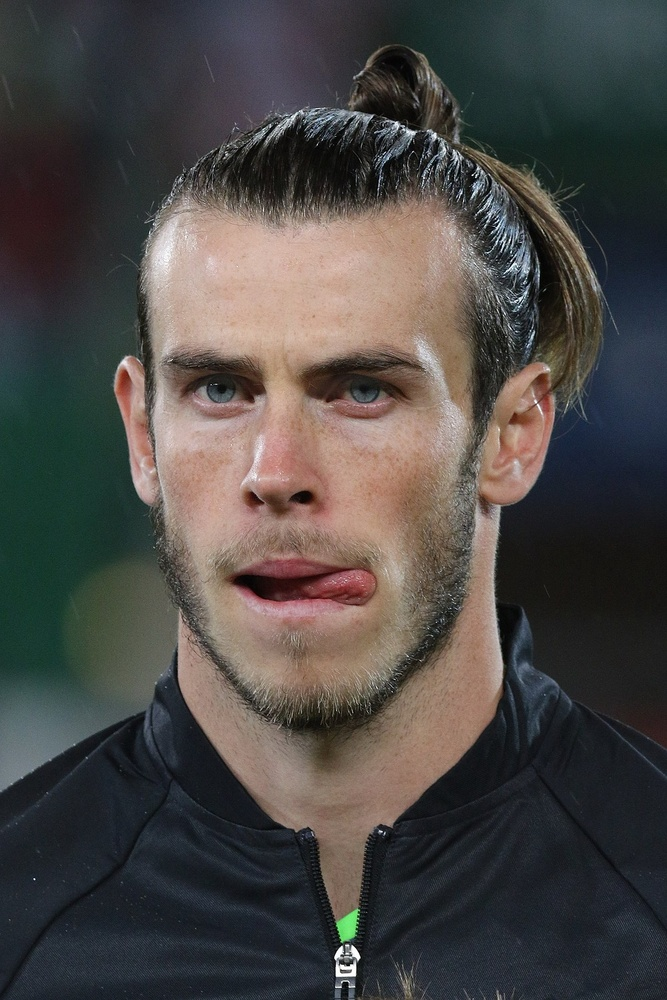
#> input picture train/bale/bale_1.jpg, 667 x 1000 px, shrunk from 1200 x 1800 before the run, found by its file name; its folder holds only this picture in this run
$ python 19_face_recognition_train.py
#> lines starting #> are read from the running program, lines starting #| are printed output that depends on the picture
import os
import cv2 as cv
import numpy as np

# create a haar cascade variable
haar_cascade = cv.CascadeClassifier('haar_face.xml')

dir = r'C:\Users\Hum\PycharmProjects\openCV\train'

p = []
for i in os.listdir(dir):
    p.append(i)
#> pass 2 of the loop `for i in os.listdir(dir):`:


features = []  # image arrays of faces
labels = []  # label for the images


def create_train():
    for person in p:
        path = os.path.join(dir, person)
        label = p.index(person)

        for img in os.listdir(path):
            img_path = os.path.join(path, img)

            img_array = cv.imread(img_path)
#> img_array is the input picture: shape (1000, 667, 3); mean B, G, R 69.2, 71.7, 75.1
            gray = cv.cvtColor(img_array, cv.COLOR_BGR2GRAY)
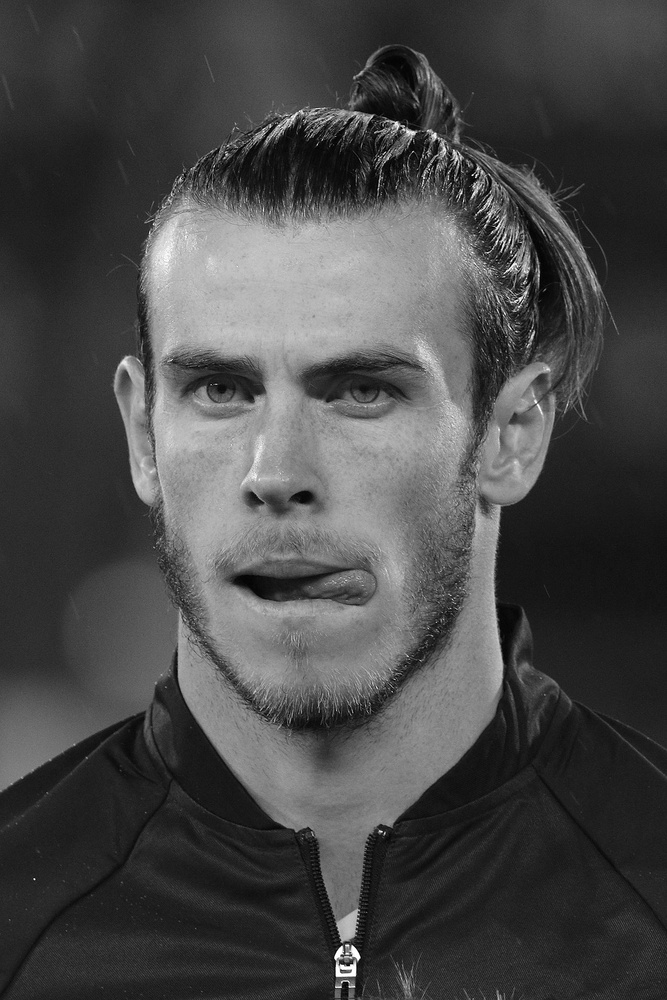
#> gray: shape (1000, 667); min 0, max 255, mean 72.4

            faces_rect = haar_cascade.detectMultiScale(gray, scaleFactor=1.1, minNeighbors=12)
#> faces_rect = [[76, 222, 428, 428]]

            for (x, y, w, h) in faces_rect:
                faces_roi = gray[y:y+h, x:x+w]
                features.append(faces_roi)
                labels.append(label)
#> this loop made 1 pass
#> pass 1, in create_train, `faces_roi = gray[y:y+h, x:x+w]`:
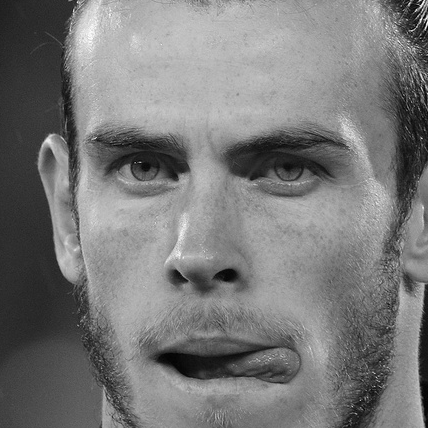
#> faces_roi: shape (428, 428); min 1, max 254, mean 121.7
#> after the loop, features = 1 item; labels = [0]
#> pass 2 of the loop in create_train, `for person in p:`:
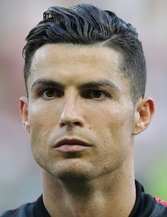
#> input picture train/cr7/cr7_1.jpg, 167 x 217 px, shrunk from 300 x 390 before the run, found by its file name
#> in create_train, img_array is the input picture: shape (217, 167, 3); mean B, G, R 126.2, 135.3, 144.8
#> in create_train, `gray = cv.cvtColor(img_array, cv.COLOR_BGR2GRAY)`:
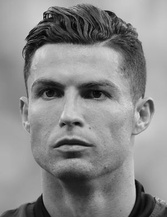
#> gray: shape (217, 167); min 1, max 224, mean 137.1
#> faces_rect = [[9, 42, 128, 128]]
#> the loop in create_train, `for (x, y, w, h) in faces_rect:` made 1 pass
#> pass 1, in create_train, `faces_roi = gray[y:y+h, x:x+w]`:
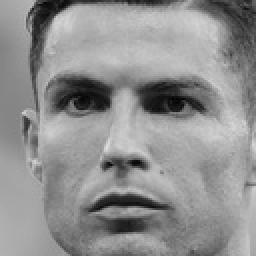
#> faces_roi: shape (128, 128) (shown 2 times larger); min 1, max 222, mean 143.8
#> after the loop in create_train, `for (x, y, w, h) in faces_rect:`: features = 2 items; labels = [0, 1]


create_train()
print('Training done')

# convert features and labels to numpy arrays
features = np.array(features, dtype='object')
labels = np.array(labels)

# create face recognizer
face_recognizer = cv.face.LBPHFaceRecognizer_create()

# train the recognizer on the features list and the labels list
face_recognizer.train(features, labels)

# save the trained algorithm
face_recognizer.save('face_trained.yml')
np.save('features.npy', features)
np.save('labels.npy', labels)
